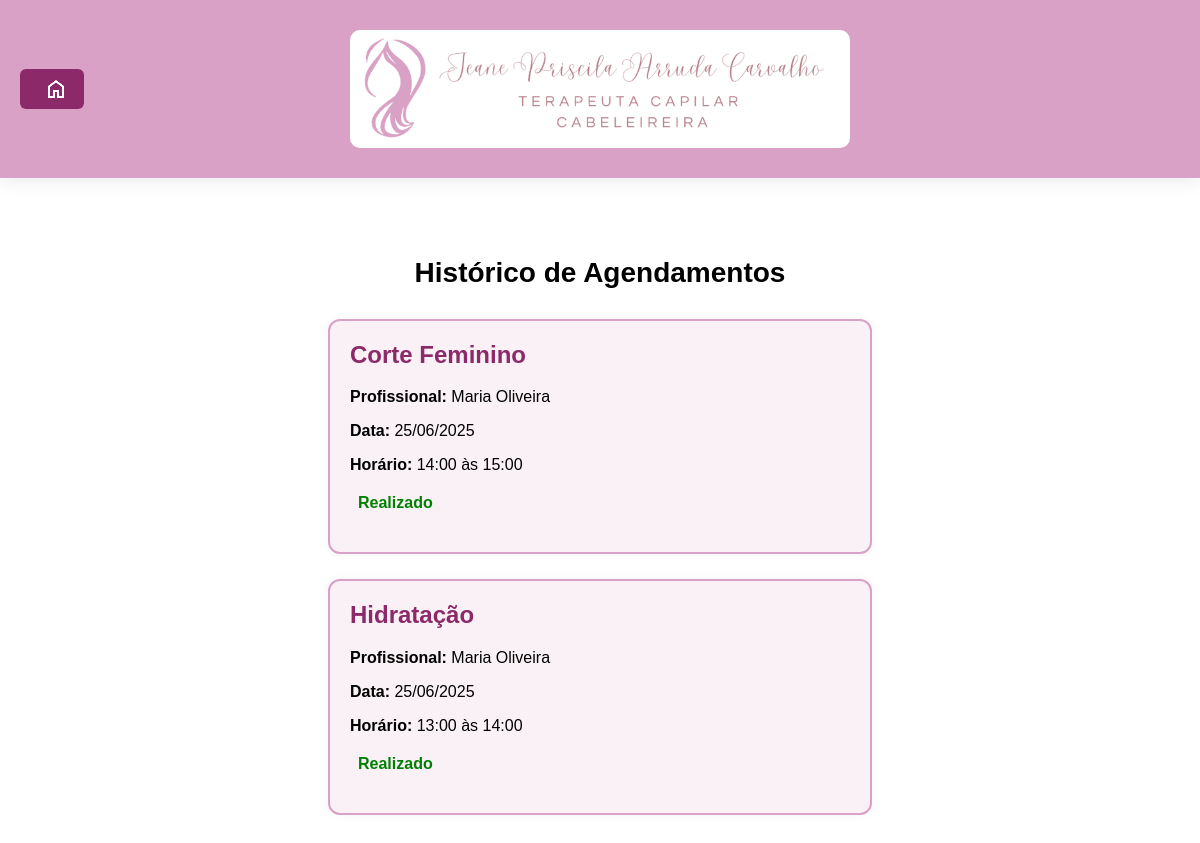
The page /historico (signed in) on the database as committed earlier.
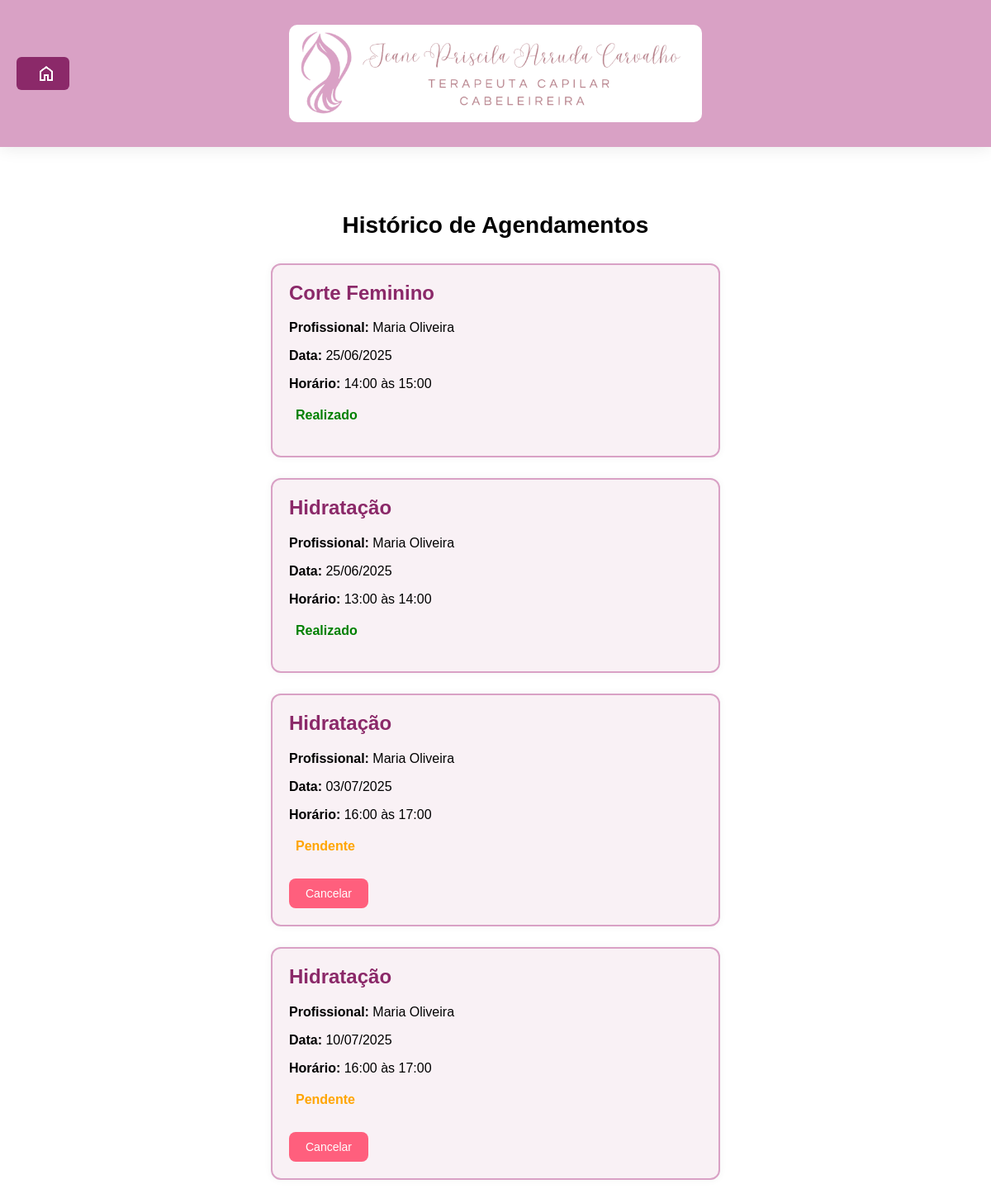
The same page on the database as committed later.
### backend/models.py (models this page shows, shortened)
class Agendamento(db.Model):
    __tablename__ = 'agendamentos'
    idAgendamento = db.Column(db.Integer, primary_key=True)
    idCliente = db.Column(db.Integer, db.ForeignKey('clientes.idCliente'), nullable=False)
    idProfissionalServico = db.Column(db.Integer, db.ForeignKey('profissional_servicos.idProfissionalServico'), nullable=False)
    data = db.Column(db.Date, nullable=False)
    horaInicio = db.Column(db.Time, nullable=False)
    horaFim = db.Column(db.Time, nullable=False)
    status = db.Column(db.String(20), default='pendente')
    cliente = db.relationship('Cliente', back_populates='agendamentos')
    profissional_servico = db.relationship('ProfissionalServico', back_populates='agendamentos')

class Servico(db.Model):
    __tablename__ = 'servicos'
    idServico = db.Column(db.Integer, primary_key=True)
    nome = db.Column(db.String(100), nullable=False)
    descricao = db.Column(db.Text, nullable=True)
    preco = db.Column(db.Numeric(10, 2), nullable=False)
    duracao = db.Column(db.Integer, nullable=False)
    profissional_servicos = db.relationship('ProfissionalServico', back_populates='servico', lazy=True)

class Profissional(UserMixin, db.Model):
    __tablename__ = 'profissionais'
    idProfissional = db.Column(db.Integer, primary_key=True)
    nome = db.Column(db.String(100), nullable=False)
    telefone = db.Column(db.String(20), nullable=False)
    email = db.Column(db.String(120), unique=True, nullable=False)
    senha_hash = db.Column(db.String(256), nullable=False)
    servicos = db.relationship('ProfissionalServico', back_populates='profissional', lazy=True)
    agendas = db.relationship('Agenda', back_populates='profissional', lazy=True)

### backend/views.py (the view)
@app.route('/historico')
@login_required
def historico():
    if not isinstance(current_user._get_current_object(), Cliente):
        flash('Acesso restrito a clientes.', 'error')
        return redirect(url_for('login'))
    agendamentos = Agendamento.query.filter_by(idCliente=current_user.idCliente).all()
    return render_template('historico.html', agendamentos=agendamentos)

### backend/views.py (called while the page is built)
@login_manager.user_loader
def load_user(user_id):
    if user_id.startswith('admin-'):
        admin_id = user_id.split('-')[1]
        return Administrador.query.get(admin_id)
    elif user_id.startswith('prof-'):
        prof_id = user_id.split('-')[1]
        return Profissional.query.get(prof_id)
    elif user_id.startswith('cliente-'):
        cliente_id = user_id.split('-')[1]
        return Cliente.query.get(cliente_id)
    return None

### templates/historico.html (shortened to what this page needs)
<!DOCTYPE html>
<html lang="pt-br">
<head>
  <link rel="stylesheet" href="/static/css/style-historico.css" />
  <link rel="stylesheet" href="/static/css/style-btnInicio.css" />
</head>
<body>
  <header>
    <div class="logo">
      <img src="/static/img/LogoSalao2.png" width="500px" alt="Logo do Salão" />
    </div>
    <a class="btn-inicio" href="{{ url_for('cliente_inicio') }}">
       <img src="/static/img/home.png" alt="Página Inicial">
    </a>
  </header>
  <main>
    <h1>Histórico de Agendamentos</h1>
    <div class="agendamentos">
      {% if agendamentos %}
        {% for agendamento in agendamentos %}
          <div class="agendamento">
            <h2>{{ agendamento.profissional_servico.servico.nome }}</h2>
            <p><strong>Profissional:</strong> {{ agendamento.profissional_servico.profissional.nome }}</p>
            <p><strong>Data:</strong> {{ agendamento.data.strftime('%d/%m/%Y') }}</p>
            <p><strong>Horário:</strong> {{ agendamento.horaInicio.strftime('%H:%M') }} às {{ agendamento.horaFim.strftime('%H:%M') }}</p>
            <p class="status {{ agendamento.status|lower }}">{{ agendamento.status.capitalize() }}</p>
            {% if agendamento.status.lower() == 'pendente' %}
              <form method="POST" action="{{ url_for('cancelar_agendamento', agendamento_id=agendamento.idAgendamento) }}">
                <button type="submit" class="cancelar">Cancelar</button>
              </form>
            {% endif %}
          </div>
        {% endfor %}
      {% else %}
        <p>Você ainda não possui agendamentos.</p>
      {% endif %}
    </div>
  </main>
</body>
</html>

### static/css/style-historico.css (style rules this page uses)
html { font-family: Arial, Helvetica, sans-serif; }
body { margin: 0; padding-bottom: 100px; }
header { background-color: #d9a1c5; box-shadow: 0 0 20px rgba(0, 0, 0, 0.1); position: fixed; width: 100%; top: 0; padding: 10px 0; z-index: 1; }
.logo img { border-radius: 10px; margin: auto; display: block; }
main { padding-top: 60px; text-align: center; }
h1 { font-size: 28px; margin-bottom: 30px; }
.agendamentos { display: flex; flex-direction: column; gap: 25px; align-items: center; padding: 0 20px; }
.agendamento { background-color: #f9f1f5; border: 2px solid #d9a1c5; border-radius: 12px; padding: 20px; width: 80%; max-width: 500px; text-align: left; box-shadow: 0 0 10px rgba(0,0,0,0.05); }
.agendamento h2 { margin-top: 0; color: #8b2969; }
.status { font-weight: bold; padding: 4px 8px; border-radius: 6px; }
.status.realizado { color: green; }
.status.pendente { color: orange; }
.cancelar { background-color: #ff5f7d; color: white; border: none; padding: 10px 20px; margin-top: 10px; border-radius: 8px; cursor: pointer; font-size: 14px; }

### static/css/style-btnInicio.css (style rules this page uses)
header { position: relative; padding: 30px 0; display: flex; justify-content: center; align-items: center; }
.btn-inicio { position: absolute; left: 20px; top: 50%; transform: translateY(-50%); text-decoration: none; background-color: #8b2969; color: white; padding: 8px 16px; border-radius: 6px; font-weight: bold; display: inline-flex; align-items: center; gap: 8px; transition: background 0.3s; }

Rows that differ between the two databases and show on the page:
added Agendamento: profissional_servico.servico.nome "Hidratação", profissional_servico.profissional.nome "Maria Oliveira", data "03/07/2025", horaInicio "16:00", horaFim "17:00", status "Pendente"
added Agendamento: profissional_servico.servico.nome "Hidratação", profissional_servico.profissional.nome "Maria Oliveira", data "10/07/2025", horaInicio "16:00", horaFim "17:00", status "Pendente"
